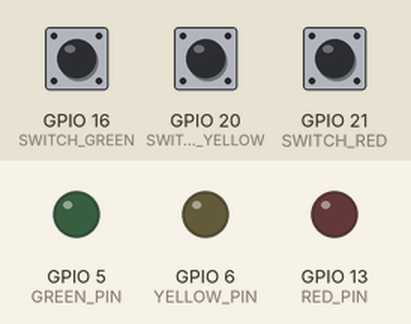
This program was run on a simulated Raspberry Pi (BCM pin numbers). On the bench: output pins drawn as LEDs (lit = HIGH). The test bench sets the inputs (shaded band); at power-on: GPIO 16 (SWITCH_GREEN) LOW, GPIO 20 (SWITCH_YELLOW) LOW, GPIO 21 (SWITCH_RED) LOW. What the program prints to the terminal is not drawn.

Above: at 1.2 s.
1.3 s: GPIO 16 (SWITCH_GREEN) pulled HIGH for 0.15 s
At 1.37 s:
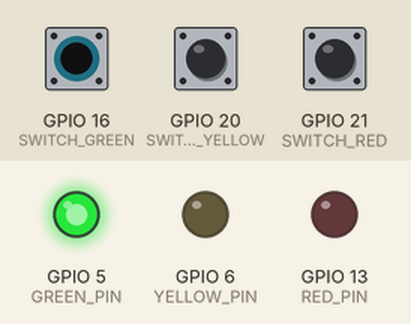
2.9 s: GPIO 20 (SWITCH_YELLOW) pulled HIGH for 0.15 s
At 2.97 s:
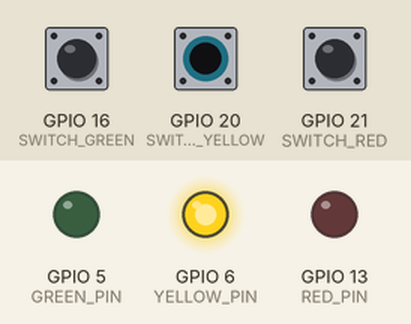
4.5 s: GPIO 21 (SWITCH_RED) pulled HIGH for 0.15 s
At 4.57 s:
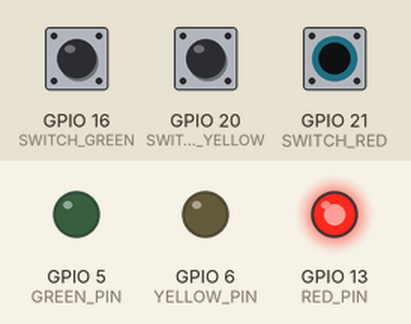
6.1 s: GPIO 21 (SWITCH_RED) pulled HIGH for 3.2 s
At 9.7 s:
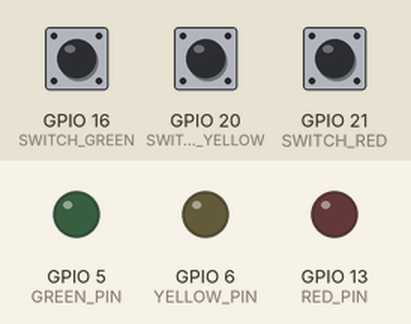
10.8 s: GPIO 16 (SWITCH_GREEN) pulled HIGH for 3.2 s
At 12.1 s:
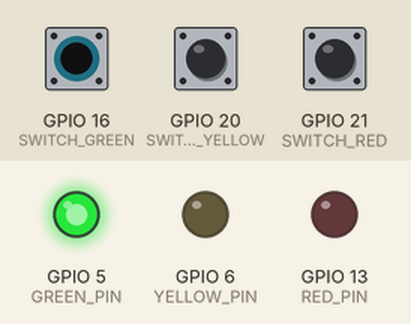
15.5 s: GPIO 16 (SWITCH_GREEN) driven HIGH and GPIO 20 (SWITCH_YELLOW) driven HIGH
At 15.9 s:
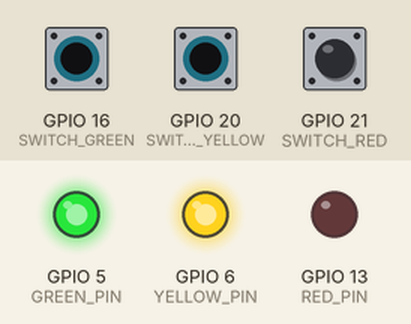
Timing chart, 0 to 18.0 s (numbered marks = the images above; inputs shaded):
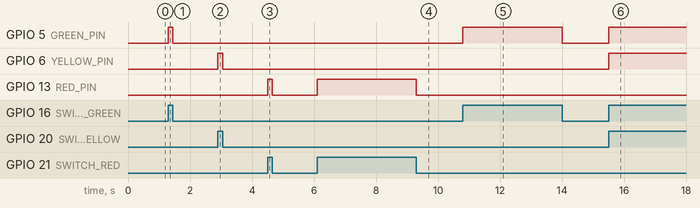

Measured:
- after the input at 1.3 s, GPIO 5 (GREEN_PIN): LOW → HIGH at once, → LOW 0.15 s later
- after the input at 2.9 s, GPIO 6 (YELLOW_PIN): LOW → HIGH at once, → LOW 0.15 s later
- after the input at 4.5 s, GPIO 13 (RED_PIN): LOW → HIGH at once, → LOW 0.15 s later
- after the input at 6.1 s, GPIO 13 (RED_PIN): LOW → HIGH at once, → LOW 3.2 s later
- after the input at 10.8 s, GPIO 5 (GREEN_PIN): LOW → HIGH at once, → LOW 3.2 s later
- after the input at 15.5 s, GPIO 5 (GREEN_PIN), GPIO 6 (YELLOW_PIN): LOW → HIGH at once

The program:

switchs.py
```python
import RPi.GPIO as GPIO

RED_PIN = 13
SWITCH_RED = 21

YELLOW_PIN = 6
SWITCH_YELLOW = 20

GREEN_PIN = 5
SWITCH_GREEN = 16

GPIO.setmode(GPIO.BCM)

GPIO.setup(RED_PIN, GPIO.OUT)
GPIO.setup(SWITCH_RED, GPIO.IN, pull_up_down=GPIO.PUD_DOWN)

GPIO.setup(YELLOW_PIN, GPIO.OUT)
GPIO.setup(SWITCH_YELLOW, GPIO.IN, pull_up_down=GPIO.PUD_DOWN)

GPIO.setup(GREEN_PIN, GPIO.OUT)
GPIO.setup(SWITCH_GREEN, GPIO.IN, pull_up_down=GPIO.PUD_DOWN)

try:
    while True:

        val_R = GPIO.input(SWITCH_RED)
        val_Y = GPIO.input(SWITCH_YELLOW)
        val_G = GPIO.input(SWITCH_GREEN)

        print(val_R)
        GPIO.output(RED_PIN, val_R)


        print(val_Y)
        GPIO.output(YELLOW_PIN, val_Y)


        print(val_G)
        GPIO.output(GREEN_PIN, val_G)

finally:
    GPIO.cleanup()
    print('cleanup and exit')
```
